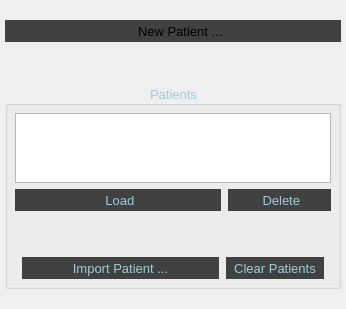
          <widget class="QWidget" name="tab_patients">
           <attribute name="title">
            <string>Patient</string>
           </attribute>
           <layout class="QVBoxLayout" name="verticalLayout_11">
            <property name="spacing">
             <number>3</number>
            </property>
            <property name="leftMargin">
             <number>5</number>
            </property>
            <property name="topMargin">
             <number>20</number>
            </property>
            <property name="rightMargin">
             <number>5</number>
            </property>
            <property name="bottomMargin">
             <number>20</number>
            </property>
            <item>
             <widget class="QToolButton" name="btn_NewPatient">
              <property name="enabled">
               <bool>true</bool>
              </property>
              <property name="sizePolicy">
               <sizepolicy hsizetype="Preferred" vsizetype="Preferred">
                <horstretch>0</horstretch>
                <verstretch>0</verstretch>
               </sizepolicy>
              </property>
              <property name="font">
               <font>
                <pointsize>10</pointsize>
                <kerning>false</kerning>
               </font>
              </property>
              <property name="cursor">
               <cursorShape>PointingHandCursor</cursorShape>
              </property>
              <property name="layoutDirection">
               <enum>Qt::LeftToRight</enum>
              </property>
              <property name="autoFillBackground">
               <bool>false</bool>
              </property>
              <property name="styleSheet">
               <string notr="true">background-color: rgb(65, 65, 65);</string>
              </property>
              <property name="text">
               <string>    New Patient ...</string>
              </property>
              <property name="icon">
               <iconset resource="resources.qrc">
                <normaloff>:/icon/icons/add_patient.png</normaloff>:/icon/icons/add_patient.png</iconset>
              </property>
              <property name="iconSize">
               <size>
                <width>40</width>
                <height>40</height>
               </size>
              </property>
              <property name="checkable">
               <bool>false</bool>
              </property>
              <property name="toolButtonStyle">
               <enum>Qt::ToolButtonTextBesideIcon</enum>
              </property>
              <property name="autoRaise">
               <bool>true</bool>
              </property>
             </widget>
            </item>
            <item>
             <spacer name="verticalSpacer_5">
              <property name="orientation">
               <enum>Qt::Vertical</enum>
              </property>
              <property name="sizeType">
               <enum>QSizePolicy::Fixed</enum>
              </property>
              <property name="sizeHint" stdset="0">
               <size>
                <width>20</width>
                <height>40</height>
               </size>
              </property>
             </spacer>
            </item>
            <item>
             <widget class="QGroupBox" name="groupBox_Patients">
              <property name="enabled">
               <bool>true</bool>
              </property>
              <property name="font">
               <font>
                <pointsize>10</pointsize>
                <weight>50</weight>
                <bold>false</bold>
                <strikeout>false</strikeout>
                <kerning>false</kerning>
               </font>
              </property>
              <property name="autoFillBackground">
               <bool>false</bool>
              </property>
              <property name="styleSheet">
               <string notr="true">color: rgb(157, 205, 216);</string>
              </property>
              <property name="title">
               <string>Patients</string>
              </property>
              <property name="alignment">
               <set>Qt::AlignCenter</set>
              </property>
              <property name="flat">
               <bool>false</bool>
              </property>
              <property name="checkable">
               <bool>false</bool>
              </property>
              <layout class="QVBoxLayout" name="verticalLayout_12">
               <property name="leftMargin">
                <number>7</number>
               </property>
               <property name="topMargin">
                <number>7</number>
               </property>
               <property name="rightMargin">
                <number>7</number>
               </property>
               <property name="bottomMargin">
                <number>7</number>
               </property>
               <item>
                <widget class="QTableWidget" name="tableWidget_Patients">
                 <property name="sizeAdjustPolicy">
                  <enum>QAbstractScrollArea::AdjustToContentsOnFirstShow</enum>
                 </property>
                 <property name="selectionMode">
                  <enum>QAbstractItemView::SingleSelection</enum>
                 </property>
                 <property name="selectionBehavior">
                  <enum>QAbstractItemView::SelectRows</enum>
                 </property>
                 <property name="textElideMode">
                  <enum>Qt::ElideLeft</enum>
                 </property>
                 <property name="horizontalScrollMode">
                  <enum>QAbstractItemView::ScrollPerPixel</enum>
                 </property>
                 <property name="sortingEnabled">
                  <bool>true</bool>
                 </property>
                 <property name="wordWrap">
                  <bool>false</bool>
                 </property>
                 <property name="rowCount">
                  <number>0</number>
                 </property>
                 <attribute name="horizontalHeaderVisible">
                  <bool>false</bool>
                 </attribute>
                 <attribute name="horizontalHeaderCascadingSectionResizes">
                  <bool>true</bool>
                 </attribute>
                 <attribute name="horizontalHeaderDefaultSectionSize">
                  <number>150</number>
                 </attribute>
                 <attribute name="horizontalHeaderHighlightSections">
                  <bool>true</bool>
                 </attribute>
                 <attribute name="horizontalHeaderMinimumSectionSize">
                  <number>0</number>
                 </attribute>
                 <attribute name="horizontalHeaderStretchLastSection">
                  <bool>true</bool>
                 </attribute>
                 <attribute name="verticalHeaderVisible">
                  <bool>false</bool>
                 </attribute>
                 <column>
                  <property name="text">
                   <string>Name</string>
                  </property>
                  <property name="textAlignment">
                   <set>AlignCenter</set>
                  </property>
                 </column>
                 <column>
                  <property name="text">
                   <string>Date</string>
                  </property>
                  <property name="textAlignment">
                   <set>AlignCenter</set>
                  </property>
                 </column>
                </widget>
               </item>
               <item>
                <layout class="QHBoxLayout" name="horizontalLayout_15" stretch="2,1">
                 <property name="spacing">
                  <number>7</number>
                 </property>
                 <property name="leftMargin">
                  <number>0</number>
                 </property>
                 <property name="rightMargin">
                  <number>0</number>
                 </property>
                 <item>
                  <widget class="QToolButton" name="btn_LoadPatient">
                   <property name="enabled">
                    <bool>true</bool>
                   </property>
                   <property name="sizePolicy">
                    <sizepolicy hsizetype="Preferred" vsizetype="Preferred">
                     <horstretch>0</horstretch>
                     <verstretch>0</verstretch>
                    </sizepolicy>
                   </property>
                   <property name="font">
                    <font>
                     <pointsize>10</pointsize>
                     <kerning>false</kerning>
                    </font>
                   </property>
                   <property name="cursor">
                    <cursorShape>PointingHandCursor</cursorShape>
                   </property>
                   <property name="layoutDirection">
                    <enum>Qt::LeftToRight</enum>
                   </property>
                   <property name="autoFillBackground">
                    <bool>false</bool>
                   </property>
                   <property name="styleSheet">
                    <string notr="true">background-color: rgb(65, 65, 65);</string>
                   </property>
                   <property name="text">
                    <string> Load</string>
                   </property>
                   <property name="icon">
                    <iconset resource="resources.qrc">
                     <normaloff>:/icon/icons/load_patient.png</normaloff>:/icon/icons/load_patient.png</iconset>
                   </property>
                   <property name="iconSize">
                    <size>
                     <width>35</width>
                     <height>35</height>
                    </size>
                   </property>
                   <property name="checkable">
                    <bool>false</bool>
                   </property>
                   <property name="toolButtonStyle">
                    <enum>Qt::ToolButtonTextBesideIcon</enum>
                   </property>
                   <property name="autoRaise">
                    <bool>true</bool>
                   </property>
                  </widget>
                 </item>
                 <item>
                  <widget class="QToolButton" name="btn_DeletePatient">
                   <property name="enabled">
                    <bool>true</bool>
                   </property>
                   <property name="sizePolicy">
                    <sizepolicy hsizetype="Preferred" vsizetype="Preferred">
                     <horstretch>0</horstretch>
                     <verstretch>0</verstretch>
                    </sizepolicy>
                   </property>
                   <property name="font">
                    <font>
                     <pointsize>10</pointsize>
                     <kerning>false</kerning>
                    </font>
                   </property>
                   <property name="cursor">
                    <cursorShape>PointingHandCursor</cursorShape>
                   </property>
                   <property name="layoutDirection">
                    <enum>Qt::LeftToRight</enum>
                   </property>
                   <property name="autoFillBackground">
                    <bool>false</bool>
                   </property>
                   <property name="styleSheet">
                    <string notr="true">background-color: rgb(65, 65, 65);</string>
                   </property>
                   <property name="text">
                    <string> Delete</string>
                   </property>
                   <property name="icon">
                    <iconset resource="resources.qrc">
                     <normaloff>:/icon/icons/delete_patient.png</normaloff>:/icon/icons/delete_patient.png</iconset>
                   </property>
                   <property name="iconSize">
                    <size>
                     <width>35</width>
                     <height>35</height>
                    </size>
                   </property>
                   <property name="checkable">
                    <bool>false</bool>
                   </property>
                   <property name="toolButtonStyle">
                    <enum>Qt::ToolButtonTextBesideIcon</enum>
                   </property>
                   <property name="autoRaise">
                    <bool>true</bool>
                   </property>
                  </widget>
                 </item>
                </layout>
               </item>
               <item>
                <spacer name="verticalSpacer_8">
                 <property name="orientation">
                  <enum>Qt::Vertical</enum>
                 </property>
                 <property name="sizeType">
                  <enum>QSizePolicy::Expanding</enum>
                 </property>
                 <property name="sizeHint" stdset="0">
                  <size>
                   <width>20</width>
                   <height>40</height>
                  </size>
                 </property>
                </spacer>
               </item>
               <item>
                <layout class="QHBoxLayout" name="horizontalLayout_10" stretch="2,1">
                 <property name="spacing">
                  <number>7</number>
                 </property>
                 <property name="leftMargin">
                  <number>7</number>
                 </property>
                 <property name="topMargin">
                  <number>0</number>
                 </property>
                 <property name="rightMargin">
                  <number>7</number>
                 </property>
                 <property name="bottomMargin">
                  <number>0</number>
                 </property>
                 <item>
                  <widget class="QToolButton" name="btn_ImportPatient">
                   <property name="enabled">
                    <bool>true</bool>
                   </property>
                   <property name="sizePolicy">
                    <sizepolicy hsizetype="Preferred" vsizetype="Preferred">
                     <horstretch>0</horstretch>
                     <verstretch>0</verstretch>
                    </sizepolicy>
                   </property>
                   <property name="font">
                    <font>
                     <pointsize>10</pointsize>
                     <kerning>false</kerning>
                    </font>
                   </property>
                   <property name="cursor">
                    <cursorShape>PointingHandCursor</cursorShape>
                   </property>
                   <property name="layoutDirection">
                    <enum>Qt::LeftToRight</enum>
                   </property>
                   <property name="autoFillBackground">
                    <bool>false</bool>
                   </property>
                   <property name="styleSheet">
                    <string notr="true">background-color: rgb(65, 65, 65);</string>
                   </property>
                   <property name="text">
                    <string>Import Patient ...</string>
                   </property>
                   <property name="iconSize">
                    <size>
                     <width>50</width>
                     <height>50</height>
                    </size>
                   </property>
                   <property name="checkable">
                    <bool>false</bool>
                   </property>
                   <property name="toolButtonStyle">
                    <enum>Qt::ToolButtonTextBesideIcon</enum>
                   </property>
                   <property name="autoRaise">
                    <bool>true</bool>
                   </property>
                  </widget>
                 </item>
                 <item>
                  <widget class="QToolButton" name="btn_ClearPatients">
                   <property name="enabled">
                    <bool>true</bool>
                   </property>
                   <property name="sizePolicy">
                    <sizepolicy hsizetype="Preferred" vsizetype="Preferred">
                     <horstretch>0</horstretch>
                     <verstretch>0</verstretch>
                    </sizepolicy>
                   </property>
                   <property name="font">
                    <font>
                     <pointsize>10</pointsize>
                     <kerning>false</kerning>
                    </font>
                   </property>
                   <property name="cursor">
                    <cursorShape>PointingHandCursor</cursorShape>
                   </property>
                   <property name="layoutDirection">
                    <enum>Qt::LeftToRight</enum>
                   </property>
                   <property name="autoFillBackground">
                    <bool>false</bool>
                   </property>
                   <property name="styleSheet">
                    <string notr="true">background-color: rgb(65, 65, 65);</string>
                   </property>
                   <property name="text">
                    <string>Clear Patients</string>
                   </property>
                   <property name="iconSize">
                    <size>
                     <width>50</width>
                     <height>50</height>
                    </size>
                   </property>
                   <property name="checkable">
                    <bool>false</bool>
                   </property>
                   <property name="toolButtonStyle">
                    <enum>Qt::ToolButtonTextBesideIcon</enum>
                   </property>
                   <property name="autoRaise">
                    <bool>true</bool>
                   </property>
                  </widget>
                 </item>
                </layout>
               </item>
              </layout>
             </widget>
            </item>
           </layout>
          </widget>
